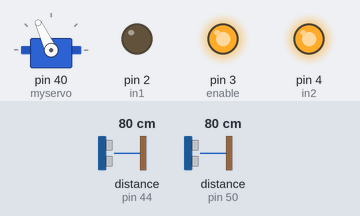
The sketch below on a simulated Arduino Mega 2560, built with avr-gcc and run on an emulated ATmega2560. Shown: servo, output pins drawn as LEDs (lit = HIGH). The inputs (shaded band) are chosen by the test bench; at power-on: distance to the obstacle (sensors on pin 44, pin 50) 80 cm. The echo pulse lasts 58.3 µs per cm.

Above: at 1.2 s.
1.3 s: distance to the obstacle (sensor on pin 44) set to 22 cm
2.8 s: distance to the obstacle (sensor on pin 44) set to 18 cm
At 3.7 s:
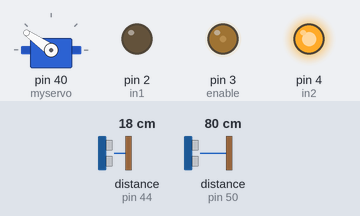
4.3 s: distance to the obstacle (sensor on pin 50) set to 21 cm
5.8 s: distance to the obstacle (sensor on pin 50) set to 17 cm
At 6.9 s:
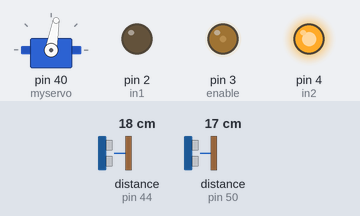
7.3 s: distance to the obstacle (sensor on pin 50) set to 35 cm
At 8.1 s:
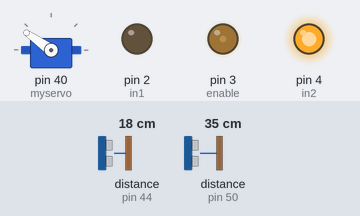
8.8 s: distance to the obstacle (sensor on pin 44) set to 35 cm
At 9.4 s:
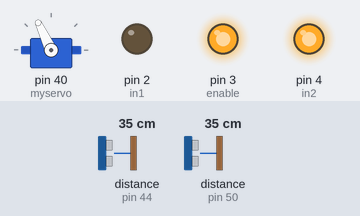
Timing chart, 0 to 11.3 s (numbered marks = the images above; inputs shaded):
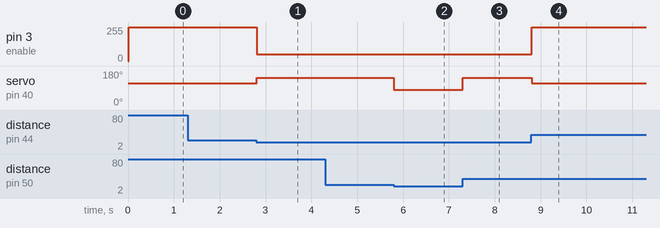

Measured:
- the behaviour switches between 20 and 19 cm on distance to the obstacle (sensor on pin 44) (found by bisection; images 0 and 1)
- the behaviour switches between 20 and 19 cm on distance to the obstacle (sensor on pin 50) (found by bisection; images 1 and 2)
- after the input at 1.3 s, every drawn part: stays the same
- after the input at 2.8 s, pin 3 (enable): 255/255 → 50/255 at once; servo on pin 40 (myservo): 115° → 145° at once
- after the input at 4.3 s, every drawn part: stays the same
- after the input at 5.8 s, servo on pin 40 (myservo): 145° → 80° at once
- after the input at 7.3 s, servo on pin 40 (myservo): 80° → 145° at once
- after the input at 8.8 s, pin 3 (enable): 50/255 → 255/255 at once; servo on pin 40 (myservo): 145° → 115° at once

The sketch:

Code_Arduino.ino
```cpp
 #include <Servo.h>
#include <HCSR04.h>

Servo myservo;
int pos = 0;

const int trigPinGauche = 52;
const int echoPinGauche = 50;

const int trigPinDroit = 46;
const int echoPinDroit =44;

UltraSonicDistanceSensor distanceSensorDroit(trigPinDroit, echoPinDroit);
UltraSonicDistanceSensor distanceSensorGauche(trigPinGauche, echoPinGauche);
int mesuredisDroit=0;
int mesuredisGauche=0;


const int in1 = 2;      //Pont en H
const int in2 = 4;
const int enable = 3;

void setup() {

  myservo.attach(40);  // attaches the servo on pin 9 to the servo object
  myservo.write(100);


//Mcc
    pinMode(enable, OUTPUT);
    pinMode(in1, OUTPUT);
    pinMode(in2, OUTPUT);
    analogWrite(enable, 0);
    digitalWrite(in1, LOW);
    digitalWrite(in2, HIGH);

   Serial.begin(9600);
}

void loop() {


mesuredisDroit=distanceSensorDroit.measureDistanceCm();
mesuredisGauche=distanceSensorGauche.measureDistanceCm();


if (mesuredisGauche<20 && mesuredisGauche>-1 )
  {

      myservo.write(80);             //tourne a droite
      analogWrite(enable, 50);       //vitesse reduite

  }

else if (mesuredisDroit<20 && mesuredisDroit>-1 )
  {

      myservo.write(145);              //tourne a gauche
      analogWrite(enable, 50);          // vitesse réduite

  }
else
  {
  myservo.write(115);                 //tuyère 0 degré
  analogWrite(enable, 255);           //Vitesse max PWM
  }

//Serial.println(mesuredisDroit);
//Serial.println(mesuredisGauche);
 //Serial.println(enable);
}
```
